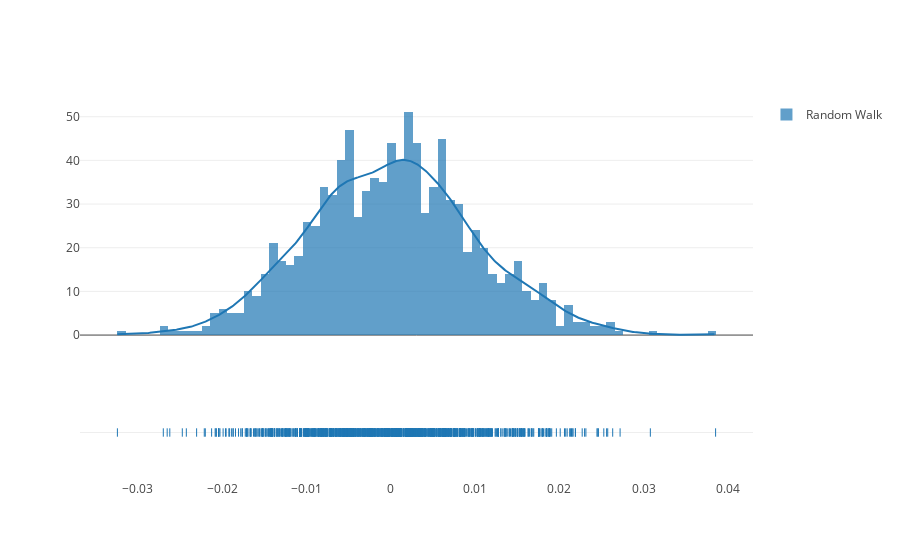

The cell this chart's notebook holds for it:
### Code cell
fig = ff.create_distplot([random_walk],['Random Walk'],bin_size=0.001)
iplot(fig, filename='Basic Distplot')

### Figure 1 — Plotly figure (JSON) as saved in the notebook; plotly's stock layout.template omitted (floating-point values rounded to 4 significant figures; data arrays with more than 128 entries replaced by an {"elided": "..."} marker saying what was removed)
{"data": [{"histnorm": "probability density", "legendgroup": "Random Walk", "marker": {"color": "rgb(31, 119, 180)"}, "name": "Random Walk", "opacity": 0.7, "x": {"elided": "1000 float values"}, "xaxis": "x", "xbins": {"start": -0.03241, "end": 0.03853, "size": 0.001}, "yaxis": "y", "type": "histogram", "uid": "4c4a8732-0f44-11ec-9bc1-0242ac130202"}, {"legendgroup": "Random Walk", "marker": {"color": "rgb(31, 119, 180)"}, "mode": "lines", "name": "Random Walk", "showlegend": false, "x": {"elided": "500 float values"}, "xaxis": "x", "y": {"elided": "500 float values"}, "yaxis": "y", "type": "scatter", "uid": "4c4a8b92-0f44-11ec-9bc1-0242ac130202"}, {"legendgroup": "Random Walk", "marker": {"color": "rgb(31, 119, 180)", "symbol": "line-ns-open"}, "mode": "markers", "name": "Random Walk", "showlegend": false, "x": {"elided": "1000 float values"}, "xaxis": "x", "y": {"elided": "1000 str values"}, "yaxis": "y2", "type": "scatter", "uid": "4c4a8ea8-0f44-11ec-9bc1-0242ac130202"}], "layout": {"barmode": "overlay", "hovermode": "closest", "legend": {"traceorder": "reversed"}, "xaxis": {"anchor": "y2", "domain": [0, 1], "zeroline": false, "type": "linear", "range": [-0.03675, 0.04287], "autorange": true}, "yaxis": {"anchor": "free", "domain": [0.35, 1], "position": 0, "type": "linear", "range": [-2.731, 53.83], "autorange": true}, "yaxis2": {"anchor": "x", "domain": [0, 0.25], "dtick": 1, "showticklabels": false, "type": "category", "range": [-1, 1], "autorange": true}, "autosize": true}}
